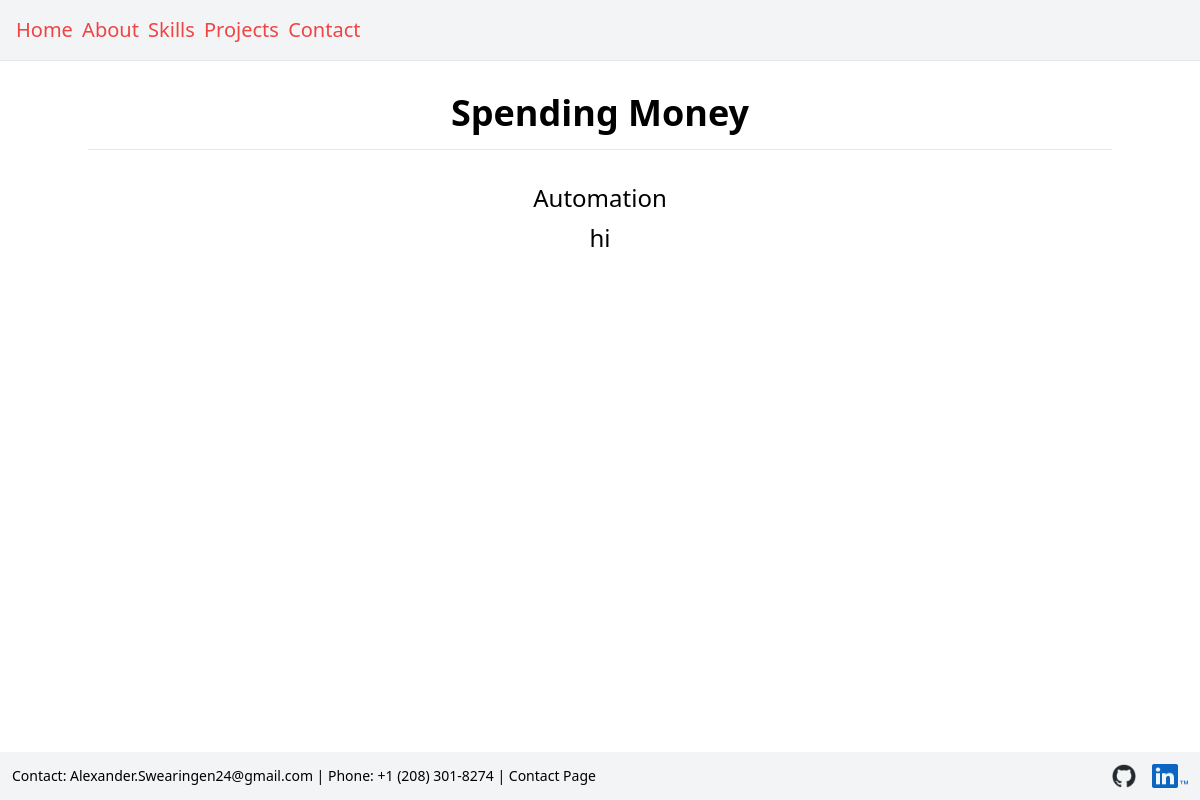
The app's page /skill/1/ with its own data.
### portfo/models.py (models this page shows, shortened)
class Skill(models.Model):
    FIELD = (
        ("web development", "Web Development"),
        ("automation", "Automation"),
        ("artifiacl intelligence", "Artifiacl Intelligence"),
        ("cyber security", "Cyber Security"),
    )
    name = models.CharField(max_length=50)
    description = models.TextField(blank=True, null=True)
    field = models.CharField(
        max_length=100, choices=FIELD, blank=True, null=True)
    langsymbol = models.ImageField(
        upload_to='lang_symbol', blank=True, null=True)
    cert = models.ImageField(upload_to='certs', blank=True, null=True)

### portfo/views.py (the view)
# urls.py: path('skill/<int:pk>/', SkillDetailView.as_view(), name='skill-detail'),
class SkillDetailView(DetailView):
    model = Skill

### portfo/templates/portfo/skill_detail.html (shortened to what this page needs)
{% extends "portfo/_base.html" %}
{% block content %}
    <header class="text-center">
        <h1 class="text-4xl font-bold mb-4">{{skill.name}}</h1>
    </header>
    <hr>
    <section class="mt-8 text-center">
        <h3 class="text-2xl mb-2">{{ skill.field|title }}<h3>
        <p class="text-2xl">{{ skill.description }}</p>
    </section>
{% endblock content %}

### records on screen
Skill: name "Spending Money", field "Automation", description "hi"
